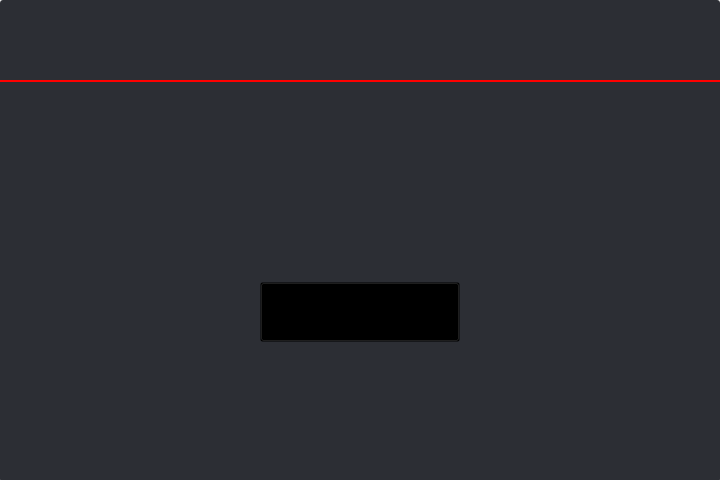
<?xml version="1.0" encoding="UTF-8"?>
<ui version="4.0">
 <class>OBSBasicStartPage</class>
 <widget class="QMainWindow" name="OBSBasicStartPage">
  <property name="geometry">
   <rect>
    <x>0</x>
    <y>0</y>
    <width>720</width>
    <height>480</height>
   </rect>
  </property>
  <property name="windowTitle">
   <string>MainWindow</string>
  </property>
   <property name="windowIcon">
     <iconset resource="obs.qrc">
       <normaloff>:/res/icons/icon.png</normaloff>:/res/icons/icon.png
     </iconset>
   </property>
  <property name="styleSheet">
   <string notr="true">QWidget { font-family:&quot;微软雅黑&quot;; }
      QWidget#centralwidget { background-color:#2c2e34; border: 1px solid
      #999999; border-radius: 3px; }
      
      QWidget#content_widget {background-color:#2c2e34; border: 1px solid
      #999999; border-radius: 3px;}
      
      QPushButton#live_data_btn {
      background-image: url(:/res/icons/review-button.png);
      background-repeat: no-repeat; background-color: transparent;
      background-position:center; }
      
      QPushButton#live_platform_btn {
      background-image: url(:/res/icons/back-button.png); background-repeat:
      no-repeat; background-color: transparent; background-position:center; }
      
      QPushButton#new_live_btn { background-image:
      url(:/res/icons/create-button.png); background-repeat: no-repeat;
      background-color: transparent; background-position:center; }
      
      QLabel#label { background-image: url(:/res/icons/end-text.png);
      background-repeat: no-repeat; background-color: transparent; color: white; }
      
      QLabel#title_label {background-image: url(:/res/icons/logo.png);
      background-repeat:no-repeat; background-color: transparent;
      background-position:center; }
      </string>
  </property>
  <widget class="QWidget" name="centralwidget">
   <widget class="QWidget" name="titlewidget" native="true">
    <property name="geometry">
     <rect>
      <x>0</x>
      <y>0</y>
      <width>720</width>
      <height>80</height>
     </rect>
    </property>
    <property name="sizePolicy">
     <sizepolicy hsizetype="Preferred" vsizetype="Fixed">
      <horstretch>0</horstretch>
      <verstretch>0</verstretch>
     </sizepolicy>
    </property>
    <property name="minimumSize">
     <size>
      <width>720</width>
      <height>80</height>
     </size>
    </property>
    <property name="maximumSize">
     <size>
      <width>16777215</width>
      <height>80</height>
     </size>
    </property>
    <widget class="QWidget" name="horizontalLayoutWidget">
     <property name="geometry">
      <rect>
       <x>0</x>
       <y>0</y>
       <width>1271</width>
       <height>92</height>
      </rect>
     </property>
     <layout class="QHBoxLayout" name="horizontalLayout">
      <item>
       <widget class="QLabel" name="title_label">
        <property name="sizePolicy">
         <sizepolicy hsizetype="Preferred" vsizetype="Fixed">
          <horstretch>0</horstretch>
          <verstretch>0</verstretch>
         </sizepolicy>
        </property>
        <property name="minimumSize">
         <size>
          <width>300</width>
          <height>80</height>
         </size>
        </property>
        <property name="maximumSize">
         <size>
          <width>300</width>
          <height>80</height>
         </size>
        </property>
        <property name="text">
         <string/>
        </property>
       </widget>
      </item>
      <item>
       <spacer name="horizontalSpacer">
        <property name="orientation">
         <enum>Qt::Horizontal</enum>
        </property>
        <property name="sizeType">
         <enum>QSizePolicy::Expanding</enum>
        </property>
        <property name="sizeHint" stdset="0">
         <size>
          <width>40</width>
          <height>20</height>
         </size>
        </property>
       </spacer>
      </item>
      <item>
       <widget class="QPushButton" name="live_platform_btn">
        <property name="sizePolicy">
         <sizepolicy hsizetype="Preferred" vsizetype="Fixed">
          <horstretch>0</horstretch>
          <verstretch>0</verstretch>
         </sizepolicy>
        </property>
        <property name="minimumSize">
         <size>
          <width>200</width>
          <height>80</height>
         </size>
        </property>
        <property name="maximumSize">
         <size>
          <width>200</width>
          <height>80</height>
         </size>
        </property>
        <property name="text">
         <string/>
        </property>
       </widget>
      </item>
     </layout>
    </widget>
   </widget>
   <widget class="QWidget" name="content_widget" native="true">
    <property name="geometry">
     <rect>
      <x>0</x>
      <y>82</y>
      <width>720</width>
      <height>400</height>
     </rect>
    </property>
    <property name="sizePolicy">
     <sizepolicy hsizetype="Preferred" vsizetype="Preferred">
      <horstretch>0</horstretch>
      <verstretch>0</verstretch>
     </sizepolicy>
    </property>
    <property name="maximumSize">
     <size>
      <width>16777215</width>
      <height>16777215</height>
     </size>
    </property>
    <widget class="QPushButton" name="new_live_btn">
     <property name="geometry">
      <rect>
       <x>260</x>
       <y>200</y>
       <width>200</width>
       <height>60</height>
      </rect>
     </property>
     <property name="minimumSize">
      <size>
       <width>200</width>
       <height>60</height>
      </size>
     </property>
     <property name="maximumSize">
      <size>
       <width>200</width>
       <height>60</height>
      </size>
     </property>
     <property name="text">
      <string/>
     </property>
    </widget>
   </widget>
   <widget class="QLabel" name="line_label">
    <property name="geometry">
     <rect>
      <x>0</x>
      <y>80</y>
      <width>720</width>
      <height>2</height>
     </rect>
    </property>
    <property name="sizePolicy">
     <sizepolicy hsizetype="Expanding" vsizetype="Fixed">
      <horstretch>0</horstretch>
      <verstretch>0</verstretch>
     </sizepolicy>
    </property>
    <property name="minimumSize">
     <size>
      <width>0</width>
      <height>2</height>
     </size>
    </property>
    <property name="maximumSize">
     <size>
      <width>16777215</width>
      <height>2</height>
     </size>
    </property>
    <property name="styleSheet">
     <string notr="true">background-color:red</string>
    </property>
    <property name="text">
     <string/>
    </property>
   </widget>
  </widget>
  <widget class="QMenuBar" name="menubar">
   <property name="geometry">
    <rect>
     <x>0</x>
     <y>0</y>
     <width>720</width>
     <height>22</height>
    </rect>
   </property>
  </widget>
 </widget>
 <resources/>
 <connections/>
</ui>
